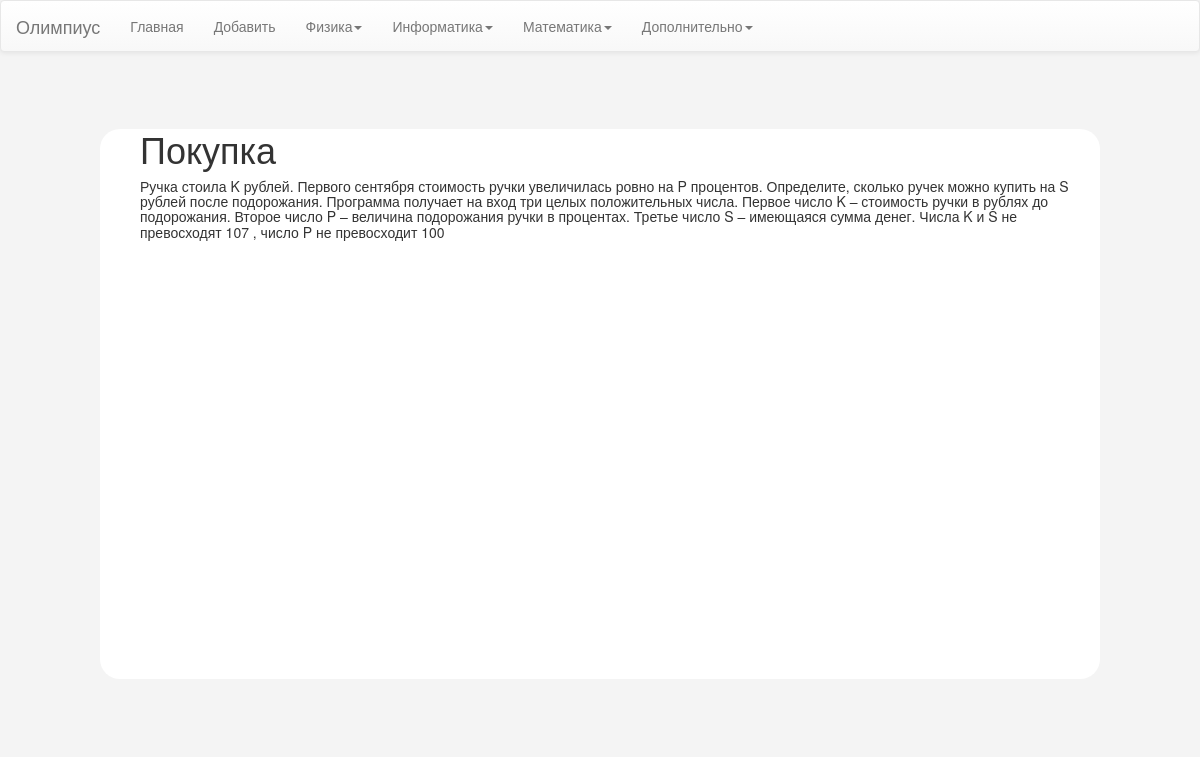
Page /inform on the committed database.
### data/zadachi.py (models this page shows)
class Zadacha(SqlAlchemyBase, UserMixin, SerializerMixin):
    __tablename__ = 'zadachi'
    id = sqlalchemy.Column(sqlalchemy.Integer,
                           primary_key=True, autoincrement=True)
    about = sqlalchemy.Column(sqlalchemy.String)
    chel = sqlalchemy.Column(sqlalchemy.String)
    zadacha = sqlalchemy.Column(sqlalchemy.String)
    predmet = sqlalchemy.Column(sqlalchemy.String)
    image = sqlalchemy.Column(sqlalchemy.String)
    otvet = sqlalchemy.Column(sqlalchemy.String)

### app.py (the view)
@app.route('/inform')
def informa():
    return render_template('zadachka.html', zadacha_list=otobrazh('Информатика'))

### app.py (called while the page is built)
def otobrazh(predmet):
    db_session.global_init("db/olymp.sqlite")
    session = db_session.create_session()
    spi = list()
    for mast in reversed(list(session.query(Zadacha).filter(Zadacha.predmet == predmet))):
        z = list()
        z.append(mast.about)
        z.append(mast.zadacha)
        if mast.image is None:
            z.append('0')
        else:
            z.append(mast.image)
        spi.append(z)
    return spi

### data/db_session.py (called while the page is built, shortened)
def global_init(db_file):
    global __factory
    if __factory:
        return

def create_session() -> Session:
    global __factory
    return __factory()

### templates/zadachka.html
{% extends "base1.html" %}
{% block content %}
{% for i in zadacha_list %}
<div class="bozhestw" style="width: 1000px;">
    {% if i[2] != '0' %}
    <img src="{{i[2]}}">
    <h1>{{i[0]}}</h1>
    <h5>{{i[1]}}</h5>
    {% else %}
    <h1>{{i[0]}}</h1>
    <h5>{{i[1]}}</h5>
    {% endif %}
</div>
<div style="height: 50px;"></div>
{% endfor %}
{% endblock %}

### static/css/style.css (style rules this page uses)
.bozhestw { width: 450px; height: 550px; margin: auto; background-color: white; margin-top: 5%; padding-left: 40px; border-radius: 20px; }
.bozhestw { border-radius: 20px; }
.bod { background-color: #F4F4F4; }

### rows in the picture
Zadacha: about "Покупка", zadacha "Ручка стоила K рублей. Первого сентября стоимость ручки увеличилась ровно на P процентов. Определите, сколько ручек можно купить на S рублей после подорожания. Программа получает на вход три целых положительных числа. Первое число K – стоимость ручки в рублях до подорожания. Второе число P – величина подорожания ручки в процентах. Третье число S – имеющаяся сумма денег. Числа K и S не превосходят 107 , число P не превосходит 100"
